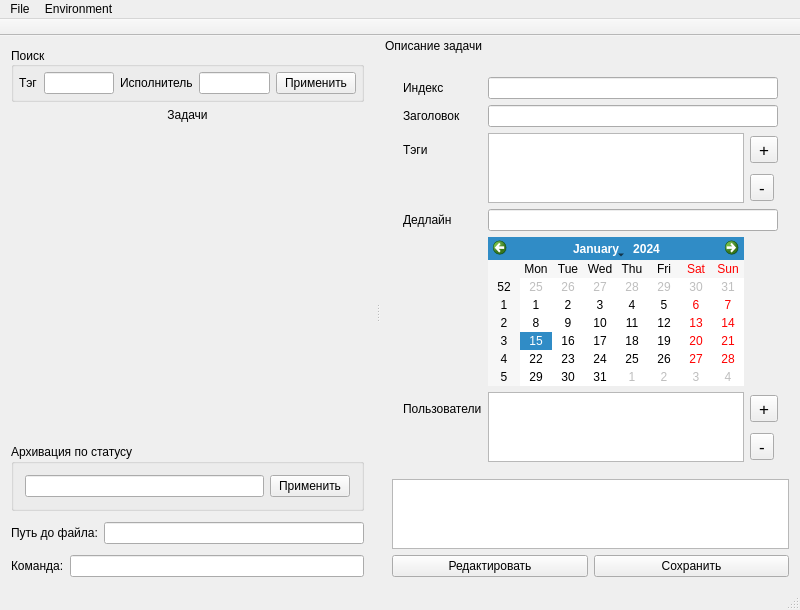
<?xml version="1.0" encoding="UTF-8"?>
<ui version="4.0">
 <class>MainWindow</class>
 <widget class="QMainWindow" name="MainWindow">
  <property name="geometry">
   <rect>
    <x>0</x>
    <y>0</y>
    <width>800</width>
    <height>600</height>
   </rect>
  </property>
  <property name="windowTitle">
   <string>LightTaskManager</string>
  </property>
  <widget class="QWidget" name="centralWidget">
   <layout class="QGridLayout" name="gridLayout">
    <item row="0" column="0">
     <widget class="QGroupBox" name="actionsGroupBox">
      <property name="sizePolicy">
       <sizepolicy hsizetype="Preferred" vsizetype="Preferred">
        <horstretch>3</horstretch>
        <verstretch>0</verstretch>
       </sizepolicy>
      </property>
      <property name="title">
       <string>Поиск</string>
      </property>
      <property name="alignment">
       <set>Qt::AlignLeading|Qt::AlignLeft|Qt::AlignVCenter</set>
      </property>
      <property name="flat">
       <bool>false</bool>
      </property>
      <layout class="QHBoxLayout" name="horizontalLayout_2">
       <property name="leftMargin">
        <number>5</number>
       </property>
       <property name="topMargin">
        <number>5</number>
       </property>
       <property name="rightMargin">
        <number>5</number>
       </property>
       <property name="bottomMargin">
        <number>5</number>
       </property>
       <item>
        <widget class="QLabel" name="filterByTagLabel">
         <property name="text">
          <string>Тэг</string>
         </property>
        </widget>
       </item>
       <item>
        <widget class="QLineEdit" name="filterByTagLineEdit"/>
       </item>
       <item>
        <widget class="QLabel" name="filterByUserLabel">
         <property name="text">
          <string>Исполнитель</string>
         </property>
        </widget>
       </item>
       <item>
        <widget class="QLineEdit" name="filterByUserLineEdit"/>
       </item>
       <item>
        <spacer name="horizontalSpacer">
         <property name="orientation">
          <enum>Qt::Horizontal</enum>
         </property>
         <property name="sizeHint" stdset="0">
          <size>
           <width>13</width>
           <height>20</height>
          </size>
         </property>
        </spacer>
       </item>
       <item>
        <widget class="QPushButton" name="acceptFiltersPushButton">
         <property name="text">
          <string>Применить</string>
         </property>
        </widget>
       </item>
      </layout>
     </widget>
    </item>
    <item row="3" column="0">
     <widget class="QFrame" name="filePathFrame">
      <property name="sizePolicy">
       <sizepolicy hsizetype="Preferred" vsizetype="Preferred">
        <horstretch>3</horstretch>
        <verstretch>0</verstretch>
       </sizepolicy>
      </property>
      <property name="frameShape">
       <enum>QFrame::NoFrame</enum>
      </property>
      <property name="frameShadow">
       <enum>QFrame::Raised</enum>
      </property>
      <layout class="QHBoxLayout" name="horizontalLayout">
       <property name="leftMargin">
        <number>0</number>
       </property>
       <property name="topMargin">
        <number>5</number>
       </property>
       <property name="rightMargin">
        <number>0</number>
       </property>
       <property name="bottomMargin">
        <number>5</number>
       </property>
       <item>
        <widget class="QLabel" name="filePathLabel">
         <property name="text">
          <string>Путь до файла:</string>
         </property>
        </widget>
       </item>
       <item>
        <widget class="QLineEdit" name="filePathLineEdit">
         <property name="readOnly">
          <bool>true</bool>
         </property>
        </widget>
       </item>
      </layout>
     </widget>
    </item>
    <item row="1" column="0">
     <widget class="QFrame" name="taskContainerFrame">
      <property name="sizePolicy">
       <sizepolicy hsizetype="Preferred" vsizetype="Preferred">
        <horstretch>3</horstretch>
        <verstretch>0</verstretch>
       </sizepolicy>
      </property>
      <property name="frameShape">
       <enum>QFrame::NoFrame</enum>
      </property>
      <property name="frameShadow">
       <enum>QFrame::Raised</enum>
      </property>
      <layout class="QGridLayout" name="gridLayout_3">
       <property name="leftMargin">
        <number>0</number>
       </property>
       <property name="topMargin">
        <number>0</number>
       </property>
       <property name="rightMargin">
        <number>0</number>
       </property>
       <property name="bottomMargin">
        <number>0</number>
       </property>
       <item row="0" column="0" colspan="2">
        <widget class="QLabel" name="taskContainerLabel">
         <property name="text">
          <string>Задачи</string>
         </property>
         <property name="alignment">
          <set>Qt::AlignCenter</set>
         </property>
        </widget>
       </item>
       <item row="1" column="0" colspan="2">
        <widget class="QWidget" name="tasksContainerWidget" native="true">
         <property name="sizePolicy">
          <sizepolicy hsizetype="Preferred" vsizetype="Preferred">
           <horstretch>0</horstretch>
           <verstretch>1</verstretch>
          </sizepolicy>
         </property>
         <layout class="QGridLayout" name="gridLayout_4">
          <item row="1" column="0">
           <layout class="QHBoxLayout" name="tasksContainerHorizontalLayout">
            <property name="sizeConstraint">
             <enum>QLayout::SetDefaultConstraint</enum>
            </property>
           </layout>
          </item>
          <item row="0" column="0">
           <layout class="QHBoxLayout" name="statusesLabelsHorizontalLayout"/>
          </item>
         </layout>
        </widget>
       </item>
      </layout>
     </widget>
    </item>
    <item row="4" column="0">
     <widget class="QFrame" name="commandLineFrame">
      <property name="frameShape">
       <enum>QFrame::NoFrame</enum>
      </property>
      <property name="frameShadow">
       <enum>QFrame::Raised</enum>
      </property>
      <layout class="QHBoxLayout" name="horizontalLayout_3">
       <property name="leftMargin">
        <number>0</number>
       </property>
       <property name="topMargin">
        <number>0</number>
       </property>
       <property name="rightMargin">
        <number>0</number>
       </property>
       <property name="bottomMargin">
        <number>0</number>
       </property>
       <item>
        <widget class="QLabel" name="commandLineLabel">
         <property name="text">
          <string>Команда:</string>
         </property>
        </widget>
       </item>
       <item>
        <widget class="QLineEdit" name="commandLineLineEdit"/>
       </item>
      </layout>
     </widget>
    </item>
    <item row="2" column="0">
     <widget class="QGroupBox" name="archiveByStatusGroupBox">
      <property name="title">
       <string>Архивация по статусу</string>
      </property>
      <layout class="QGridLayout" name="gridLayout_6">
       <item row="0" column="0">
        <widget class="QLineEdit" name="archiveByStatusLineEdit"/>
       </item>
       <item row="0" column="1">
        <widget class="QPushButton" name="archiveByStatusPushButton">
         <property name="text">
          <string>Применить</string>
         </property>
        </widget>
       </item>
      </layout>
     </widget>
    </item>
   </layout>
  </widget>
  <widget class="QMenuBar" name="menuBar">
   <property name="geometry">
    <rect>
     <x>0</x>
     <y>0</y>
     <width>800</width>
     <height>22</height>
    </rect>
   </property>
   <widget class="QMenu" name="menu">
    <property name="title">
     <string>File</string>
    </property>
    <addaction name="actionInitializeRepository"/>
    <addaction name="actionOpenRepository"/>
    <addaction name="actionAddTask"/>
    <addaction name="actionDeleteTask"/>
    <addaction name="actionArchive_Task_By_Status"/>
   </widget>
   <widget class="QMenu" name="menuEnvironment">
    <property name="title">
     <string>Environment</string>
    </property>
    <addaction name="actionSettings"/>
   </widget>
   <addaction name="menu"/>
   <addaction name="menuEnvironment"/>
  </widget>
  <widget class="QToolBar" name="mainToolBar">
   <property name="movable">
    <bool>false</bool>
   </property>
   <property name="allowedAreas">
    <set>Qt::AllToolBarAreas</set>
   </property>
   <property name="orientation">
    <enum>Qt::Horizontal</enum>
   </property>
   <property name="floatable">
    <bool>false</bool>
   </property>
   <attribute name="toolBarArea">
    <enum>TopToolBarArea</enum>
   </attribute>
   <attribute name="toolBarBreak">
    <bool>false</bool>
   </attribute>
  </widget>
  <widget class="QStatusBar" name="statusBar"/>
  <widget class="QDockWidget" name="currentTaskDockWidget">
   <property name="sizePolicy">
    <sizepolicy hsizetype="Preferred" vsizetype="Preferred">
     <horstretch>1</horstretch>
     <verstretch>0</verstretch>
    </sizepolicy>
   </property>
   <property name="features">
    <set>QDockWidget::NoDockWidgetFeatures</set>
   </property>
   <property name="allowedAreas">
    <set>Qt::RightDockWidgetArea</set>
   </property>
   <property name="windowTitle">
    <string>Описание задачи</string>
   </property>
   <attribute name="dockWidgetArea">
    <number>2</number>
   </attribute>
   <widget class="QWidget" name="dockWidgetContents_2">
    <layout class="QGridLayout" name="gridLayout_2">
     <item row="0" column="0" colspan="2">
      <widget class="QFrame" name="taskInformationFrame">
       <property name="sizePolicy">
        <sizepolicy hsizetype="Preferred" vsizetype="Preferred">
         <horstretch>0</horstretch>
         <verstretch>1</verstretch>
        </sizepolicy>
       </property>
       <property name="frameShape">
        <enum>QFrame::NoFrame</enum>
       </property>
       <property name="frameShadow">
        <enum>QFrame::Raised</enum>
       </property>
       <layout class="QGridLayout" name="gridLayout_5">
        <item row="0" column="1" colspan="2">
         <widget class="QLineEdit" name="currentTaskIndexLineEdit">
          <property name="readOnly">
           <bool>true</bool>
          </property>
         </widget>
        </item>
        <item row="4" column="1" colspan="2">
         <widget class="QLineEdit" name="currentTaskDateLineEdit">
          <property name="readOnly">
           <bool>true</bool>
          </property>
         </widget>
        </item>
        <item row="2" column="2">
         <widget class="QToolButton" name="addTagToolButton">
          <property name="font">
           <font>
            <pointsize>13</pointsize>
           </font>
          </property>
          <property name="text">
           <string>+</string>
          </property>
          <property name="icon">
           <iconset resource="resources/resources.qrc">
            <normaloff>:/images/images/Plus.png</normaloff>:/images/images/Plus.png</iconset>
          </property>
         </widget>
        </item>
        <item row="1" column="1" colspan="2">
         <widget class="QLineEdit" name="currentTaskTitleLineEdit">
          <property name="readOnly">
           <bool>true</bool>
          </property>
         </widget>
        </item>
        <item row="3" column="2">
         <widget class="QToolButton" name="removeTagToolButton">
          <property name="font">
           <font>
            <pointsize>13</pointsize>
           </font>
          </property>
          <property name="text">
           <string>-</string>
          </property>
          <property name="icon">
           <iconset resource="resources/resources.qrc">
            <normaloff>:/images/images/Minus.png</normaloff>:/images/images/Minus.png</iconset>
          </property>
         </widget>
        </item>
        <item row="2" column="0">
         <widget class="QLabel" name="currentTaskTagsLabel">
          <property name="text">
           <string>Тэги</string>
          </property>
         </widget>
        </item>
        <item row="6" column="2">
         <widget class="QToolButton" name="addUserToolButton">
          <property name="font">
           <font>
            <pointsize>13</pointsize>
           </font>
          </property>
          <property name="text">
           <string>+</string>
          </property>
          <property name="icon">
           <iconset resource="resources/resources.qrc">
            <normaloff>:/images/images/Plus.png</normaloff>:/images/images/Plus.png</iconset>
          </property>
         </widget>
        </item>
        <item row="2" column="1" rowspan="2">
         <widget class="QListWidget" name="currentTaskTagsListWidget"/>
        </item>
        <item row="1" column="0">
         <widget class="QLabel" name="currentTaskTitleLabel">
          <property name="text">
           <string>Заголовок</string>
          </property>
         </widget>
        </item>
        <item row="7" column="2">
         <widget class="QToolButton" name="removeUserToolButton">
          <property name="font">
           <font>
            <pointsize>13</pointsize>
           </font>
          </property>
          <property name="text">
           <string>-</string>
          </property>
          <property name="icon">
           <iconset resource="resources/resources.qrc">
            <normaloff>:/images/images/Minus.png</normaloff>:/images/images/Minus.png</iconset>
          </property>
         </widget>
        </item>
        <item row="6" column="0">
         <widget class="QLabel" name="currentTaskUsersLabel">
          <property name="text">
           <string>Пользователи</string>
          </property>
         </widget>
        </item>
        <item row="6" column="1" rowspan="2">
         <widget class="QListWidget" name="currentTaskUsersListWidget"/>
        </item>
        <item row="4" column="0">
         <widget class="QLabel" name="currentTaskDateLabel">
          <property name="text">
           <string>Дедлайн</string>
          </property>
         </widget>
        </item>
        <item row="0" column="0">
         <widget class="QLabel" name="currentTaskIndexLabel">
          <property name="text">
           <string>Индекс</string>
          </property>
         </widget>
        </item>
        <item row="5" column="1">
         <widget class="QCalendarWidget" name="calendarWidget"/>
        </item>
       </layout>
      </widget>
     </item>
     <item row="2" column="0">
      <widget class="QPushButton" name="editTaskPushButton">
       <property name="text">
        <string>Редактировать</string>
       </property>
      </widget>
     </item>
     <item row="1" column="0" colspan="2">
      <widget class="QPlainTextEdit" name="currentTaskDescriptionPlainTextEdit">
       <property name="sizePolicy">
        <sizepolicy hsizetype="Expanding" vsizetype="Expanding">
         <horstretch>0</horstretch>
         <verstretch>2</verstretch>
        </sizepolicy>
       </property>
       <property name="readOnly">
        <bool>true</bool>
       </property>
      </widget>
     </item>
     <item row="2" column="1">
      <widget class="QPushButton" name="saveTaskPushButton">
       <property name="text">
        <string>Сохранить</string>
       </property>
      </widget>
     </item>
    </layout>
   </widget>
  </widget>
  <action name="actionInitializeRepository">
   <property name="icon">
    <iconset resource="resources/resources.qrc">
     <normaloff>:/images/images/FileNew.png</normaloff>:/images/images/FileNew.png</iconset>
   </property>
   <property name="text">
    <string>Initialize Repository</string>
   </property>
  </action>
  <action name="actionAddTask">
   <property name="icon">
    <iconset resource="resources/resources.qrc">
     <normaloff>:/images/images/Plus.png</normaloff>:/images/images/Plus.png</iconset>
   </property>
   <property name="text">
    <string>Add Task</string>
   </property>
  </action>
  <action name="actionDeleteTask">
   <property name="icon">
    <iconset resource="resources/resources.qrc">
     <normaloff>:/images/images/Minus.png</normaloff>:/images/images/Minus.png</iconset>
   </property>
   <property name="text">
    <string>Delete Task</string>
   </property>
  </action>
  <action name="actionOpenRepository">
   <property name="icon">
    <iconset resource="resources/resources.qrc">
     <normaloff>:/images/images/FileOpen.png</normaloff>:/images/images/FileOpen.png</iconset>
   </property>
   <property name="text">
    <string>Open Repository</string>
   </property>
  </action>
  <action name="actionSettings">
   <property name="icon">
    <iconset resource="resources/resources.qrc">
     <normaloff>:/images/images/Settings.png</normaloff>:/images/images/Settings.png</iconset>
   </property>
   <property name="text">
    <string>Settings</string>
   </property>
  </action>
  <action name="actionArchive_Task_By_Status">
   <property name="text">
    <string>Archive Task By Status</string>
   </property>
  </action>
 </widget>
 <layoutdefault spacing="6" margin="11"/>
 <resources>
  <include location="resources/resources.qrc"/>
 </resources>
 <connections/>
</ui>
